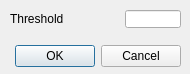
<?xml version="1.0" encoding="UTF-8"?>
<ui version="4.0">
 <class>CQDlgSimpleFilter_edge</class>
 <widget class="QDialog" name="CQDlgSimpleFilter_edge">
  <property name="geometry">
   <rect>
    <x>0</x>
    <y>0</y>
    <width>190</width>
    <height>74</height>
   </rect>
  </property>
  <property name="windowTitle">
   <string>Edge Detection</string>
  </property>
  <property name="locale">
   <locale language="English" country="UnitedStates"/>
  </property>
  <widget class="QDialogButtonBox" name="qqOkCancel">
   <property name="geometry">
    <rect>
     <x>10</x>
     <y>40</y>
     <width>171</width>
     <height>32</height>
    </rect>
   </property>
   <property name="standardButtons">
    <set>QDialogButtonBox::Cancel|QDialogButtonBox::Ok</set>
   </property>
  </widget>
  <widget class="QLabel" name="label">
   <property name="geometry">
    <rect>
     <x>10</x>
     <y>10</y>
     <width>111</width>
     <height>18</height>
    </rect>
   </property>
   <property name="text">
    <string>Threshold</string>
   </property>
  </widget>
  <widget class="QLineEdit" name="qqThreshold">
   <property name="geometry">
    <rect>
     <x>125</x>
     <y>10</y>
     <width>56</width>
     <height>18</height>
    </rect>
   </property>
  </widget>
 </widget>
 <tabstops>
  <tabstop>qqThreshold</tabstop>
  <tabstop>qqOkCancel</tabstop>
 </tabstops>
 <resources/>
 <connections/>
</ui>
